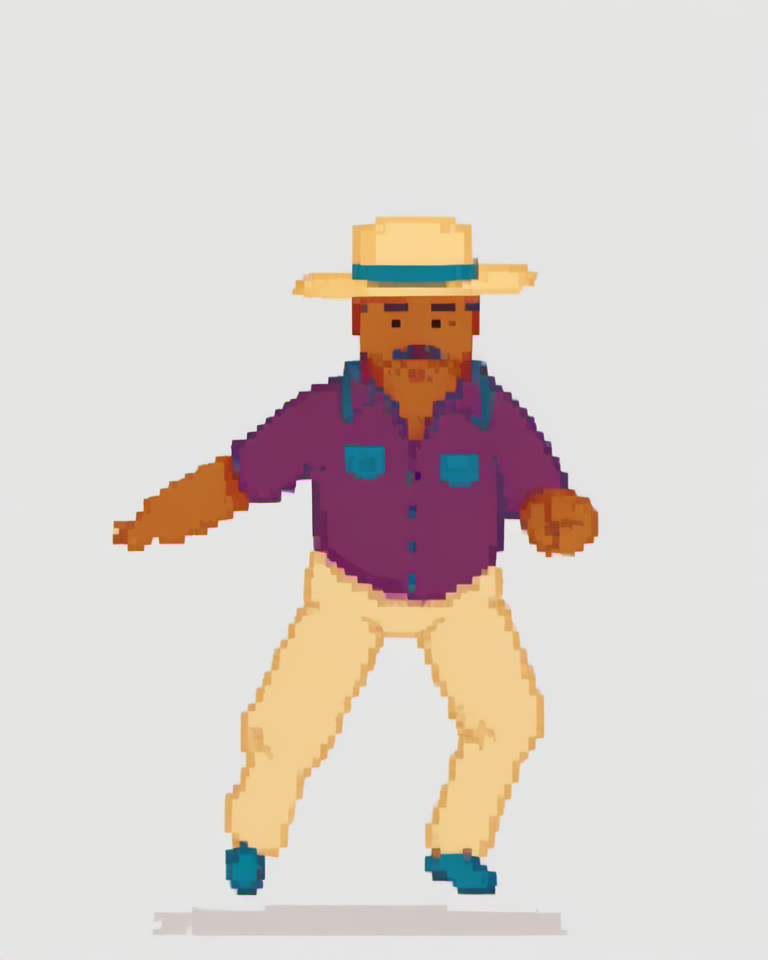
#> input picture art_runs/gk-bakeoff-20261104b/raw/groove.down_l.lightning-4step.png, 768 x 960 px
$ python comb.py ../../gk-bakeoff-20261104b/raw/groove.down_l.lightning-4step.png
#> lines starting #> are read from the running program, lines starting #| are printed output that depends on the picture
#!/usr/bin/env python3
"""Painted cell of a raw, in raw px: strongest period of the edge comb between 4 and 40 px, same idea as closeups' measure_pixels.py with a wider range."""
import sys, numpy as np
from PIL import Image
def comb(path):
    a = np.asarray(Image.open(path).convert("RGBA"), float); m = a[..., 3] > 128; g = a[..., :3].mean(2); out = []
#> after `m = a[..., 3] > 128`: m: shape (960, 768) bool; every value is 1
#> after `g = a[..., :3].mean(2)`:
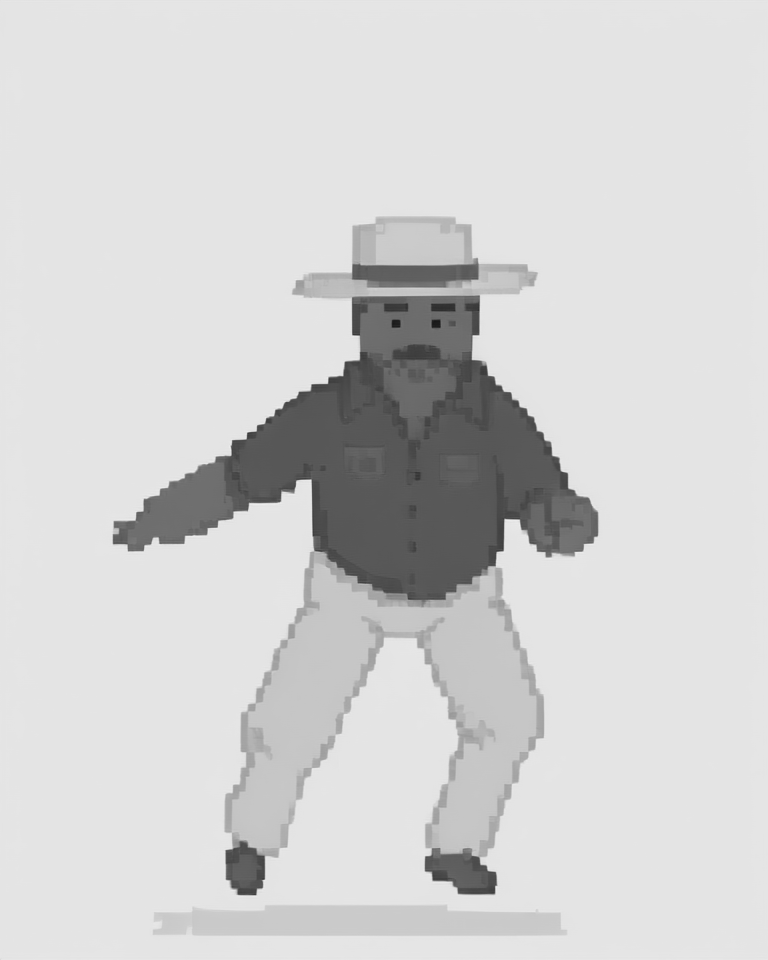
#> g: shape (960, 768) float64; min 23, max 238, mean 210.8
    for ax in (1, 0):
        d = np.abs(np.diff(g, axis=ax)); k = m[:, 1:] & m[:, :-1] if ax == 1 else m[1:, :] & m[:-1, :]
        s = (d * k).sum(0 if ax == 1 else 1); s = s - s.mean(); F = np.abs(np.fft.rfft(s * np.hanning(len(s)), n=8192)); f = np.fft.rfftfreq(8192)
        v = (f >= 1 / 40) & (f <= 1 / 4); out.append(round(float(1 / f[v][np.argmax(F[v])]), 1))
#> this loop made 2 passes
#> pass 1, in comb, `d = np.abs(np.diff(g, axis=ax))`:
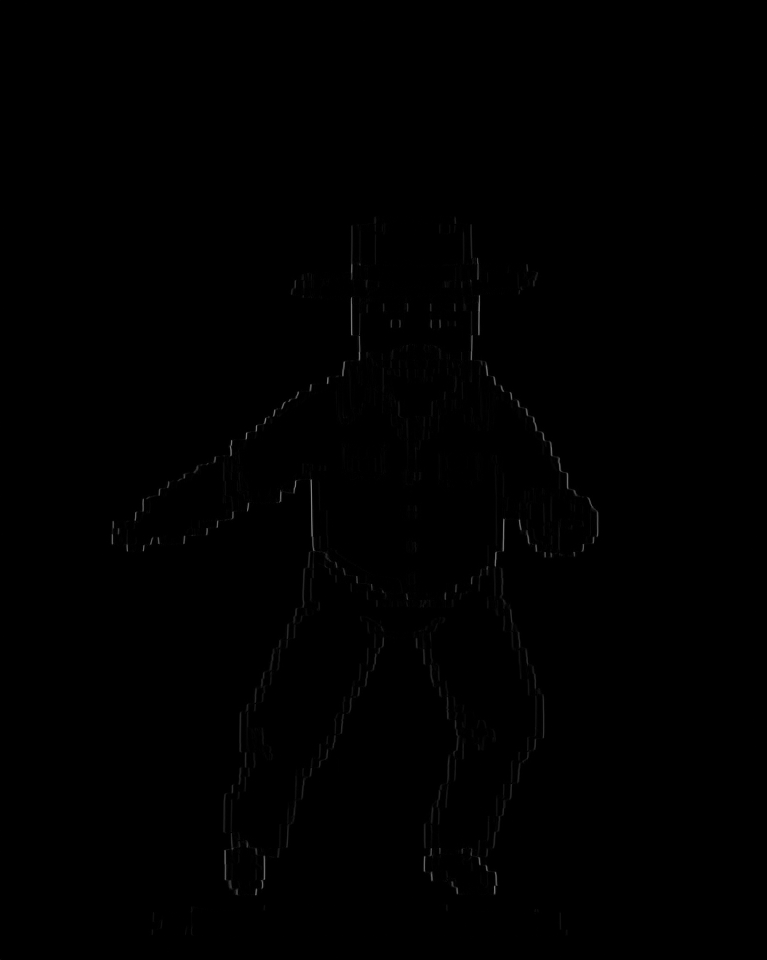
#> d: shape (960, 767) float64; min 0, max 129.7, mean 0.5
#> after the loop, out = [8, 8]
    return out
for p in sys.argv[1:]: print(p.split("kumbia-art/")[-1], comb(p))
